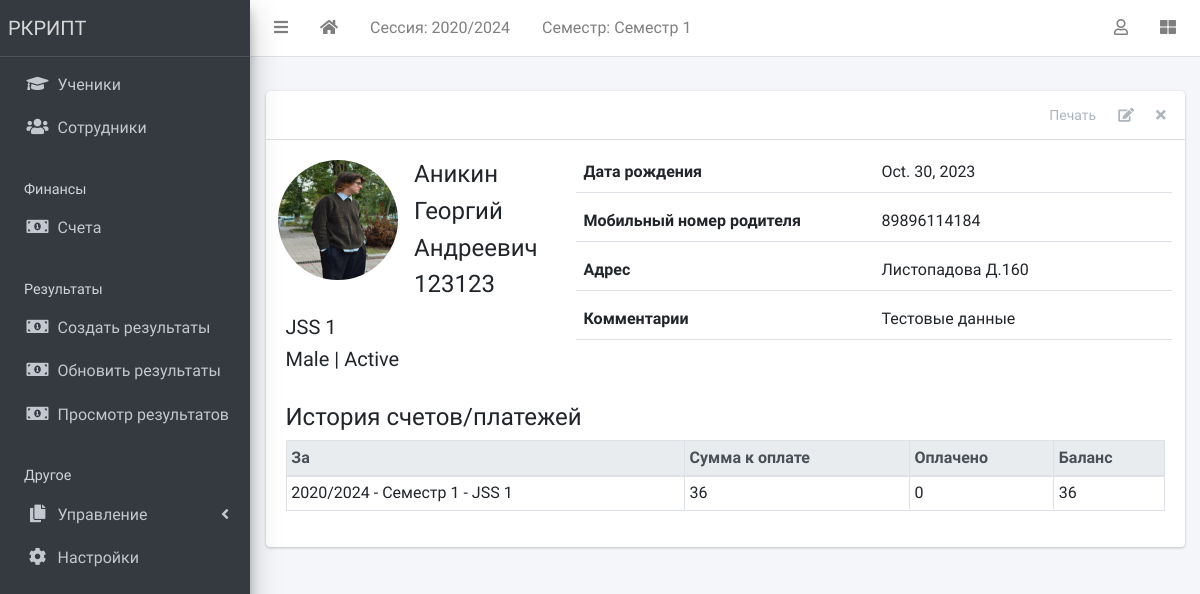
Before: /student/1/ (signed in) with the older database file.
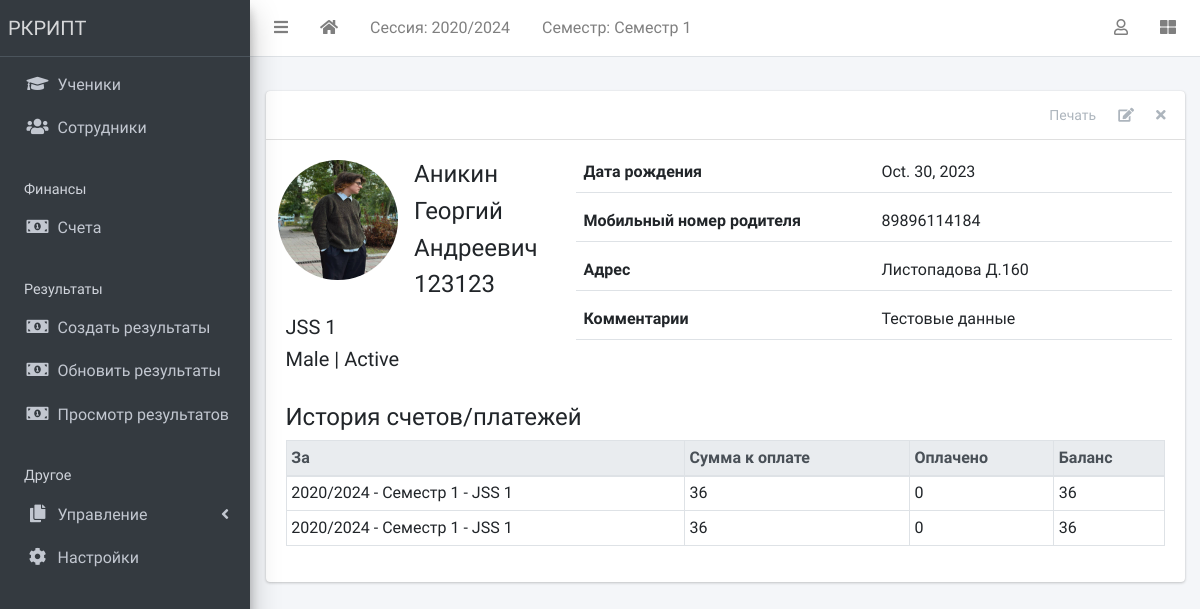
After: the same page with the newer database file.
### apps/corecode/models.py (models this page shows, shortened)
class AcademicSession(models.Model):
    name = models.CharField(max_length=200, unique=True)
    current = models.BooleanField(default=True)
    class Meta:
        ordering = ["-name"]
    def __str__(self):
        return self.name

class AcademicTerm(models.Model):
    name = models.CharField(max_length=20, unique=True)
    current = models.BooleanField(default=True)
    class Meta:
        ordering = ["name"]
    def __str__(self):
        return self.name

class SiteConfig(models.Model):
    key = models.SlugField()
    value = models.CharField(max_length=200)

class StudentClass(models.Model):
    name = models.CharField(max_length=200, unique=True)
    class Meta:
        verbose_name = "Class"
        verbose_name_plural = "Classes"
        ordering = ["name"]
    def __str__(self):
        return self.name

### apps/students/models.py (models this page shows, shortened)
class Student(models.Model):
    STATUS_CHOICES = [("active", "Active"), ("inactive", "Inactive")]
    GENDER_CHOICES = [("male", "Male"), ("female", "Female")]
    current_status = models.CharField(
        max_length=10, choices=STATUS_CHOICES, default="active"
    )
    registration_number = models.CharField(max_length=200, unique=True)
    surname = models.CharField(max_length=200)
    firstname = models.CharField(max_length=200)
    other_name = models.CharField(max_length=200, blank=True)
    gender = models.CharField(max_length=10, choices=GENDER_CHOICES, default="male")
    date_of_birth = models.DateField(default=timezone.now)
    current_class = models.ForeignKey(
        StudentClass, on_delete=models.SET_NULL, blank=True, null=True
    )
    date_of_admission = models.DateField(default=timezone.now)
    mobile_num_regex = RegexValidator(
        regex="^[0-9]{10,15}$", message="Entered mobile number isn't in a right format!"
    )
    parent_mobile_number = models.CharField(
        validators=[mobile_num_regex], max_length=13, blank=True
    )
    address = models.TextField(blank=True)
    others = models.TextField(blank=True)
    passport = models.ImageField(blank=True, upload_to="students/passports/")
    class Meta:
        ordering = ["surname", "firstname", "other_name"]

### apps/finance/models.py (models this page shows, shortened)
class Invoice(models.Model):
    student = models.ForeignKey(Student, on_delete=models.CASCADE)
    session = models.ForeignKey(AcademicSession, on_delete=models.CASCADE)
    term = models.ForeignKey(AcademicTerm, on_delete=models.CASCADE)
    class_for = models.ForeignKey(StudentClass, on_delete=models.CASCADE)
    balance_from_previous_term = models.IntegerField(default=0)
    status = models.CharField(
        max_length=20,
        choices=[("active", "Active"), ("closed", "Closed")],
        default="active",
    )
    class Meta:
        ordering = ["student", "term"]
    def balance(self):
        payable = self.total_amount_payable()
        paid = self.total_amount_paid()
        return payable - paid
    def amount_payable(self):
        items = InvoiceItem.objects.filter(invoice=self)
        total = 0
        for item in items:
            total += item.amount
        return total
    def total_amount_payable(self):
        return self.balance_from_previous_term + self.amount_payable()
    def total_amount_paid(self):
        receipts = Receipt.objects.filter(invoice=self)
        amount = 0
        for receipt in receipts:
            amount += receipt.amount_paid
        return amount

### apps/students/views.py (the view)
# urls.py: path("<int:pk>/", StudentDetailView.as_view(), name="student-detail"),
class StudentDetailView(LoginRequiredMixin, DetailView):
    model = Student
    template_name = "students/student_detail.html"
    def get_context_data(self, **kwargs):
        context = super(StudentDetailView, self).get_context_data(**kwargs)
        context["payments"] = Invoice.objects.filter(student=self.object)
        return context

### apps/corecode/context_processors.py (called while the page is built)
def site_defaults(request):
    current_session = AcademicSession.objects.get(current=True)
    current_term = AcademicTerm.objects.get(current=True)
    vals = SiteConfig.objects.all()
    contexts = {
        "current_session": current_session.name,
        "current_term": current_term.name,
    }
    for val in vals:
        contexts[val.key] = val.value
    return contexts

### apps/students/templates/students/student_detail.html
{% extends 'base.html' %}
{% load static %}
{% block content-header %}
<div class="card-header">
  <div class="card-tools">
    <a href="#" class="btn btn-tool">Печать</a>
    <a href="{% url 'student-update' object.id %}" class="btn btn-tool">
      <i class="fas fa-edit"></i>
    </a>
    <a href="{% url 'student-delete' object.id %}" class="btn btn-tool">
      <i class="fas fa-times"></i>
    </a>
  </div>
</div>
{% endblock content-header %}
{% block content %}
    <div class="row mb-4">
      <div class="col-sm-4">
        <div class="row mb-2">
          {% if object.passport %}
            <img
              src="{{ object.passport.url }}"
              class="float-left rounded-circle mr-3" style="width: 120px; height: 120px;">
          {% else %}
            <img
              src="{% static 'dist/img/avatar.png' %}"
              class="float-left rounded-circle mr-3" style="width: 120px; height: 120px;">
          {% endif %}
          <div class="float-right">
            <h4>{{ object.surname }} </h4>
            <h4>{{ object.firstname }} </h4>
            <h4>{{ object.other_name }} </h4>
            <h4>{{ object.registration_number }} </h4>
          </div>
        </div>
        <h5>{{ object.current_class }} </h5>
        <h5>{{ object.get_gender_display }} | {{ object.get_current_status_display }}</h5>
      </div>
      <div class="col-sm-8">
        <div>
          <div class="form-group border-bottom row">
            <label class="col">
              Дата рождения
            </label>
            <div class="col">
              {{ object.date_of_birth }}
            </div>
          </div>
          <div class="form-group border-bottom row">
            <label class="col">
              Мобильный номер родителя
            </label>
            <div class="col">
              {{ object.parent_mobile_number}}
            </div>
          </div>
          <div class="form-group border-bottom row">
            <label class="col">
              Адрес
            </label>
            <div class="col">
              {{ object.address }}
            </div>
          </div>
          <div class="form-group border-bottom row">
            <label class="col">
              Комментарии
            </label>
            <div class="col">
              {{ object.others }}
            </div>
          </div>
        </div>
      </div>
    </div>
    <h4>История счетов/платежей</h4>
    {% if payments %}
      <table class="table table-sm table-bordered table-hover">
        <thead class="thead-light">
          <tr>
            <th>За</th>
            <th>Сумма к оплате</th>
            <th>Оплачено</th>
            <th>Баланс</th>
          </tr>
        </thead>
        <tbody>
          {% for payment in payments %}
            <tr class='clickable-row' data-href="{% url 'invoice-detail' payment.id %}">
              <td>{{payment.session}} - {{payment.term}} - {{ payment.class_for}}</td>
              <td>{{payment.total_amount_payable}}</td>
              <td>{{payment.total_amount_paid}}</td>
              <td>{{payment.balance}}</td>
            </tr>
          {% endfor %}
        </tbody>
      </table>
    {% else %}
        <p>У {{object}} нет истории платежей</p>
    {% endif %}
{% endblock content %}

### templates/base.html (shortened to what this page needs)
{% load static %}
<!DOCTYPE html>
<html lang="ru">
<head>
  <link rel="stylesheet" href="{% static 'plugins/fontawesome-free/css/all.min.css' %}">
  <link rel="stylesheet" href="{% static 'plugins/toastr/toastr.min.css' %}">
  <link rel="stylesheet" href="{% static 'plugins/overlayScrollbars/css/OverlayScrollbars.min.css' %}">
  <link rel="stylesheet" href="{% static 'plugins/Datatables/datatables.min.css' %}" />
  <link rel="stylesheet" href="{% static 'dist/css/adminlte.min.css' %}">
</head>
<body class="hold-transition sidebar-mini layout-fixed layout-navbar-fixed layout-footer-fixed">
  <div class="wrapper">
    <nav class="main-header navbar navbar-expand navbar-white navbar-light">
      <ul class="navbar-nav">
        <li class="nav-item">
          <a class="nav-link" data-widget="pushmenu" href="#" role="button"><i class="fas fa-bars"></i></a>
        </li>
        <li class="nav-item d-none d-sm-inline-block">
          <a href="{% url 'home' %} " class="nav-link"><i class="fa fa-home"></i></a>
        </li>
        <li class="nav-item d-none d-sm-inline-block">
          <a href="{% url 'current-session' %}" class="nav-link">Сессия: {{ current_session }}</a>
        </li>
        <li class="nav-item d-none d-sm-inline-block">
          <a href="{% url 'current-session' %}" class="nav-link">Семестр: {{ current_term }}</a>
        </li>
      </ul>
      <ul class="navbar-nav ml-auto">
        <li class="nav-item dropdown">
          <a class="nav-link" data-toggle="dropdown" href="#">
            <i class="far fa-user"></i>
          </a>
        </li>
        <li class="nav-item">
          <a class="nav-link" data-widget="control-sidebar" data-slide="true" href="#" role="button"><i class="fas fa-th-large"></i></a>
        </li>
      </ul>
    </nav>
    <aside class="main-sidebar sidebar-dark-primary elevation-4">
      <a href="{% url 'home' %}" class="brand-link">{{ school_name | default:"Моя Школа" }}</a>
      <div class="sidebar">
        <nav class="mt-2">
          <ul class="nav nav-pills nav-sidebar flex-column" data-widget="treeview" role="menu" data-accordion="false">
            <li class="nav-item">
              <a href="{% url 'student-list' %}" class="nav-link">
                <i class="nav-icon fas fa-graduation-cap"></i>
                <p>Ученики</p>
              </a>
            </li>
            <li class="nav-item">
              <a href="{% url 'staff-list' %}" class="nav-link">
                <i class="nav-icon fas fa-users"></i>
                <p>Сотрудники</p>
              </a>
            </li>
            <li class="nav-header">Финансы</li>
            <li class="nav-item">
              <a href="{% url 'invoice-list' %}" class="nav-link">
                <i class="nav-icon fas fa-money-bill-alt"></i>
                <p>Счета</p>
              </a>
            </li>
            <li class="nav-header">Результаты</li>
            <li class="nav-item">
              <a href="{% url 'create-result' %}" class="nav-link">
                <i class="nav-icon fas fa-money-bill-alt"></i>
                <p>Создать результаты</p>
              </a>
            </li>
            <li class="nav-item">
              <a href="{% url 'edit-results' %}" class="nav-link">
                <i class="nav-icon fas fa-money-bill-alt"></i>
                <p>Обновить результаты</p>
              </a>
            </li>
            <li class="nav-item">
              <a href="{% url 'view-results' %}" class="nav-link">
                <i class="nav-icon fas fa-money-bill-alt"></i>
                <p>Просмотр результатов</p>
              </a>
            </li>
            <li class="nav-header">Другое</li>
            <li class="nav-item has-treeview">
              <a href="#" class="nav-link">
                <i class="nav-icon fas fa-copy"></i>
                <p>Управление<i class="fas fa-angle-left right"></i></p>
              </a>
            </li>
            <li class="nav-item">
              <a href="{% url 'configs' %}" class="nav-link">
                <i class="nav-icon fas fa-cog"></i>
                <p>Настройки</p>
              </a>
            </li>
          </ul>
        </nav>
      </div>
    </aside>
    <div class="content-wrapper">
      <section class="content-header">
      </section>
      <section class="content">
        <div class="container-fluid">
          <div class="row">
            <div class="col-md-12">
              {% block fullcard %}
              <div class="card">
                {% block content-header %}{% endblock content-header %}
                <div class="card-body">
                  <div class="row">
                    <div class="col">
                      {% block content %}{% endblock content %}
                    </div>
                  </div>
                </div>
              </div>
              {% endblock fullcard %}
            </div>
          </div>
        </div>
      </section>
    </div>
  </div>
</body>
</html>

Changed rows visible on the page:
added Invoice: session "2020/2024", term "Семестр 1", class_for "JSS 1", total_amount_payable "36", total_amount_paid "0", balance "36"
